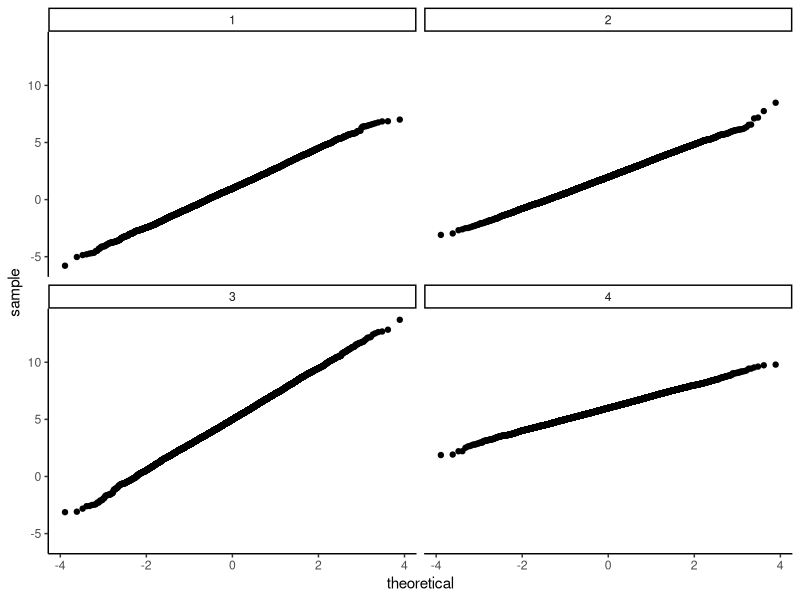

Source code (R):
## ---- chunk 1
library(tidyverse)
knitr::opts_chunk$set(echo = TRUE, 
                      fig.width = 5,
                      fig.height = 3,
                      out.width = "75%", 
                      fig.align = "center")
options(list(dplyr.summarise.inform = FALSE))
theme_set( theme_classic() )

## ---- chunk 2
generate_data <- function(parameters) {

  # generate pseudo-random numbers and use those to
  # make some data
  
  return(sim_data)
}
## ---- chunk 3
generate_data <- function(mu, sigma_sq, sample_size) {

  N <- sum(sample_size) 
  g <- length(sample_size) 
  
  group <- rep(1:g, times = sample_size) 
  mu_long <- rep(mu, times = sample_size)
  sigma_long <- rep(sqrt(sigma_sq), times = sample_size) 
  
  x <- rnorm(N, mean = mu_long, sd = sigma_long)
  sim_data <- tibble(group = group, x = x)
    
  return(sim_data)
}

mu <- c(1, 2, 5, 6)
sigma_sq <- c(3, 2, 5, 1)
sample_size <- c(3, 6, 2, 4)

sim_dat <- generate_data(mu = mu, 
                         sigma_sq = sigma_sq, 
                         sample_size = sample_size)
sim_dat
## ---- chunk 4
generate_data_matrix <- function(mu, sigma_sq, sample_size, R) {

  N <- sum(sample_size) 
  g <- length(sample_size) 
  
  group <- rep(1:g, times = sample_size) 
  mu_long <- rep(mu, times = sample_size)
  sigma_long <- rep(sqrt(sigma_sq), times = sample_size) 

  x_mat <- matrix(rnorm(N * R, mean = mu_long, sd = sigma_long),
                  nrow = N, ncol = R)
  sim_data <- list(group = group, x_mat = x_mat)
    
  return(sim_data)
}

generate_data_matrix(mu = mu, sigma_sq = sigma_sq,
                     sample_size = sample_size, R = 4)
## ---- chunk 5
check_data <- generate_data(mu = mu, sigma_sq = sigma_sq,
                            sample_size = rep(10000, 4))

chk <- check_data %>% group_by( group ) %>%
  summarise( n = n(),
             mean = mean( x ),
             var = var( x ) ) %>%
  mutate( mu = mu,
          sigma2 = sigma_sq ) %>%
  relocate( group, n, mean, mu, var, sigma2 )
chk
## ---- chunk 6
ggplot( check_data, aes( sample=x ) ) +
  facet_wrap( ~ group ) +
  stat_qq()
## ---- chunk 7
r_tss <- function(n, mean, sd, df) {
  mean + sd * sqrt( (df-2)/df ) * rt(n = n, df = df)
}

r_tss(n = 8, mean = 3, sd = 2, df = 5)
